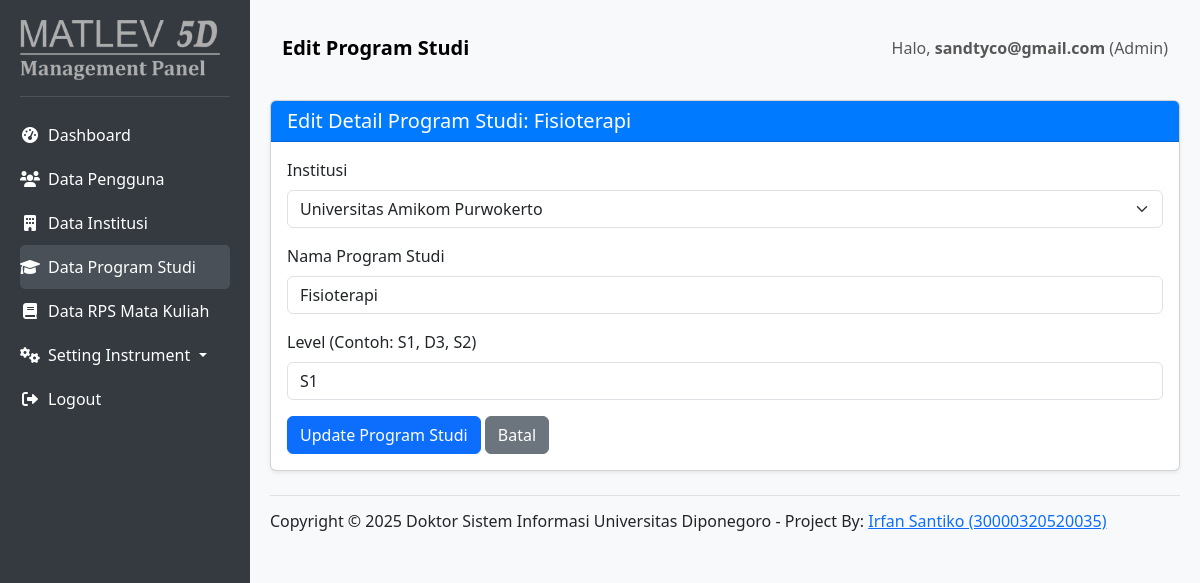
/views/admin/edit_prodi.php?id=21 (signed in), run on the app's committed database.
### tables this page shows
CREATE TABLE `programs_of_study` (
  `id` int(11) NOT NULL,
  `institution_id` int(11) NOT NULL,
  `program_name` varchar(255) NOT NULL,
  `level` enum('D3','S1','S2','S3') NOT NULL,
  `created_at` timestamp NULL DEFAULT current_timestamp()
);

CREATE TABLE `institutions` (
  `id` int(11) NOT NULL,
  `kode_pt` varchar(20) NOT NULL,
  `nama_pt` varchar(255) NOT NULL,
  `alamat_pt` text DEFAULT NULL,
  `telp_pt` varchar(50) DEFAULT NULL,
  `email_pt` varchar(255) DEFAULT NULL,
  `created_at` timestamp NULL DEFAULT current_timestamp()
);

### views/admin/edit_prodi.php (the view, shortened to what this page needs)
<?php
require_once '../../config/database.php';
$username = $_SESSION['username'];
$role_name = $_SESSION['role_name'];
$prodi_data = null;
$institutions = [];
if (isset($_GET['id']) && !empty($_GET['id'])) {
    $prodi_id = (int)$_GET['id'];
    try {
        $stmt = $pdo->prepare("SELECT id, institution_id, program_name, level FROM programs_of_study WHERE id = ?");
        $stmt->execute([$prodi_id]);
        $prodi_data = $stmt->fetch(PDO::FETCH_ASSOC);
        $stmt_inst = $pdo->query("SELECT id, nama_pt FROM institutions ORDER BY nama_pt ASC");
        $institutions = $stmt_inst->fetchAll(PDO::FETCH_ASSOC);
    } catch (PDOException $e) {
        $_SESSION['error_message'] = "Error mengambil data Program Studi atau Institusi: " . $e->getMessage();
        header('Location: manage_prodi.php');
        exit();
    }
} else {
    header('Location: manage_prodi.php');
    exit();
}
?>
<!DOCTYPE html>
<html lang="en">
<head>
    <link href="https://cdn.jsdelivr.net/npm/bootstrap@5.3.3/dist/css/bootstrap.min.css" rel="stylesheet">
    <link rel="stylesheet" href="https://cdnjs.cloudflare.com/ajax/libs/font-awesome/6.0.0-beta3/css/all.min.css">
</head>
<body>
    <div id="sidebar">
        <img src="../../assets/img/mgpanel.png" alt="" width="200">
        <hr class="text-white-50">
        <ul class="nav flex-column">
            <li class="nav-item">
                <a class="nav-link" href="admin_dashboard.php">
                    <i class="fas fa-fw fa-tachometer-alt me-2"></i>Dashboard
                </a>
            </li>
            <li class="nav-item">
                <a class="nav-link" href="manage_users.php">
                    <i class="fas fa-fw fa-users me-2"></i>Data Pengguna
                </a>
            </li>
            <li class="nav-item">
                <a class="nav-link" href="manage_institution.php">
                    <i class="fas fa-fw fa-building me-2"></i>Data Institusi
                </a>
            </li>
            <li class="nav-item">
                <a class="nav-link active" href="manage_prodi.php"> <i class="fas fa-fw fa-graduation-cap me-2"></i>Data Program Studi
                </a>
            </li>
            <li class="nav-item">
                <a class="nav-link" href="manage_rps.php">
                    <i class="fas fa-fw fa-book me-2"></i>Data RPS Mata Kuliah
                </a>
            </li>
			<li class="nav-item dropdown">
				<a class="nav-link dropdown-toggle" href="#" id="setupInstrumenDropdown" role="button" data-bs-toggle="dropdown" aria-expanded="false">
					<i class="fas fa-fw fa-cogs me-2"></i>Setting Instrument
				</a>
			</li>
            <li class="nav-item mt-auto">
                <a class="nav-link" href="../../logout.php">
                    <i class="fas fa-fw fa-sign-out-alt me-2"></i>Logout
                </a>
            </li>
        </ul>
    </div>
    <div id="content">
        <nav class="navbar navbar-expand-lg navbar-light bg-light rounded-3 mb-4">
            <div class="container-fluid">
                <a class="navbar-brand" href="#">Edit Program Studi</a>
                <span class="navbar-text ms-auto">
                    Halo, <strong><?php echo htmlspecialchars($username); ?></strong> (<?php echo htmlspecialchars($role_name); ?>)
                </span>
            </div>
        </nav>
        <?php if ($prodi_data):  ?>
            <div class="card shadow-sm mb-4">
                <div class="card-header">
                    <h5 class="mb-0">Edit Detail Program Studi: <?php echo htmlspecialchars($prodi_data['program_name']); ?></h5>
                </div>
                <div class="card-body">
                    <form action="" method="POST">
                        <div class="mb-3">
                            <label for="institution_id" class="form-label">Institusi</label>
                            <select class="form-select" id="institution_id" name="institution_id" required>
                                <?php foreach ($institutions as $inst): ?>
                                    <option value="<?php echo htmlspecialchars($inst['id']); ?>"
                                        <?php echo ($prodi_data['institution_id'] == $inst['id']) ? 'selected' : ''; ?>>
                                        <?php echo htmlspecialchars($inst['nama_pt']); ?>
                                    </option>
                                <?php endforeach; ?>
                            </select>
                        </div>
                        <div class="mb-3">
                            <label for="program_name" class="form-label">Nama Program Studi</label>
                            <input type="text" class="form-control" id="program_name" name="program_name" value="<?php echo htmlspecialchars($prodi_data['program_name']); ?>" required>
                        </div>
                        <div class="mb-3">
                            <label for="level" class="form-label">Level (Contoh: S1, D3, S2)</label>
                            <input type="text" class="form-control" id="level" name="level" value="<?php echo htmlspecialchars($prodi_data['level']); ?>" required>
                        </div>
                        <button type="submit" name="update_prodi" class="btn btn-primary">Update Program Studi</button>
                        <a href="manage_prodi.php" class="btn btn-secondary">Batal</a>
                    </form>
                </div>
            </div>
        <?php else: ?>
            <div class="alert alert-info">
                Pilih program studi dari daftar untuk mengeditnya. <a href="manage_prodi.php">Kembali ke Data Program Studi</a>
            </div>
        <?php endif; ?>
        <footer class="d-flex flex-wrap justify-content-between align-items-center py-3 my-4 border-top">
            <h6 align="center">Copyright © 2025 Doktor Sistem Informasi Universitas Diponegoro - Project By: <a href="mailto:irfan.santiko@amikompurwokerto.ac.id" target="_blank">Irfan Santiko (30000320520035)</a></h6>
        </footer>
    </div>
</body>
</html>

### views/admin/edit_prodi.php (style rules this page uses)
body { display: flex; min-height: 100vh; background-color: #f8f9fa; }
#sidebar { width: 250px; background-color: #343a40; color: white; padding: 20px; flex-shrink: 0; }
#sidebar a { color: white; text-decoration: none; padding: 10px 0; display: block; border-radius: 5px; transition: background-color 0.3s; }
#sidebar a:hover, #sidebar a.active { background-color: #495057; }
#content { flex-grow: 1; padding: 20px; }
.navbar-brand { font-weight: bold; }
.card-header { background-color: #007bff; color: white; }

### data on the page
programs_of_study: program_name "Fisioterapi", institution_id "Universitas Amikom Purwokerto", level "S1"

### other printed values
$username "sandtyco@gmail.com"
$role_name "Admin"
